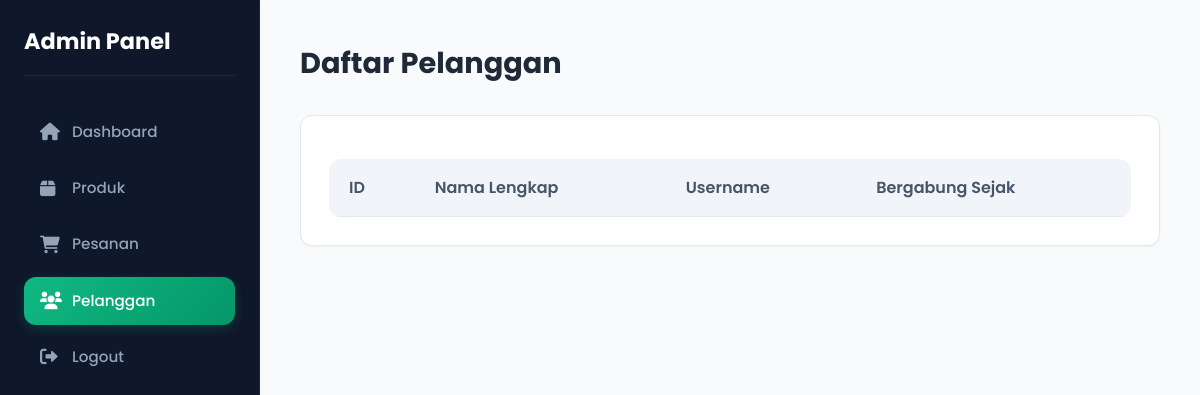
Page /admin/pelanggan.php (signed in) on the earlier database version.
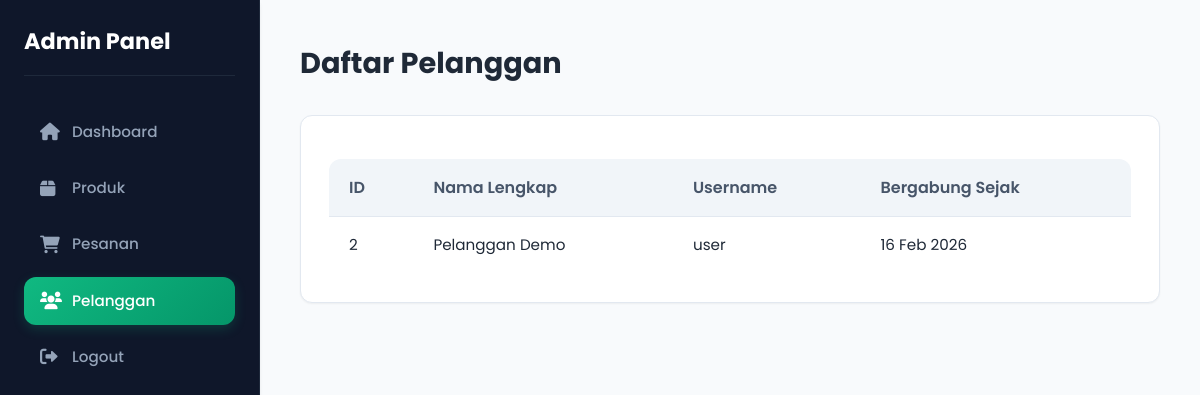
Same page on the later database version.
### tables this page shows
CREATE TABLE IF NOT EXISTS users (
    id INT AUTO_INCREMENT PRIMARY KEY,
    username VARCHAR(50) UNIQUE NOT NULL,
    password VARCHAR(255) NOT NULL,
    full_name VARCHAR(100),
    role ENUM('admin', 'user') DEFAULT 'user',
    points INT DEFAULT 0,
    is_member BOOLEAN DEFAULT 1,
    created_at TIMESTAMP DEFAULT CURRENT_TIMESTAMP
);

### admin/pelanggan.php (the view, shortened to what this page needs)
<?php
require_once '../config/database.php';
$stmt = $conn->query("SELECT * FROM users WHERE role = 'user' ORDER BY created_at DESC");
$users = $stmt->fetchAll(PDO::FETCH_ASSOC);
?>
<!DOCTYPE html>
<html lang="id">
<head>
    <link rel="stylesheet" href="../style.css">
    <link rel="stylesheet" href="https://cdnjs.cloudflare.com/ajax/libs/font-awesome/6.0.0/css/all.min.css">
</head>
<body>
<div class="admin-wrapper">
    <div class="sidebar">
        <h2>Admin Panel</h2>
        <a href="index.php"><i class="fas fa-home"></i> Dashboard</a>
        <a href="produk.php"><i class="fas fa-box"></i> Produk</a>
        <a href="pesanan.php"><i class="fas fa-shopping-cart"></i> Pesanan</a>
        <a href="pelanggan.php" class="active"><i class="fas fa-users"></i> Pelanggan</a>
        <a href="../logout.php"><i class="fas fa-sign-out-alt"></i> Logout</a>
    </div>
    <div class="content">
        <h2>Daftar Pelanggan</h2>
        <div class="admin-card">
            <table class="admin-table">
                <thead>
                    <tr>
                        <th>ID</th>
                        <th>Nama Lengkap</th>
                        <th>Username</th>
                        <th>Bergabung Sejak</th>
                    </tr>
                </thead>
                <tbody>
                    <?php foreach($users as $user): ?>
                    <tr>
                        <td><?php echo $user['id']; ?></td>
                        <td><?php echo htmlspecialchars($user['full_name']); ?></td>
                        <td><?php echo htmlspecialchars($user['username']); ?></td>
                        <td><?php echo date('d M Y', strtotime($user['created_at'])); ?></td>
                    </tr>
                    <?php endforeach; ?>
                </tbody>
            </table>
        </div>
    </div>
</div>
</body>
</html>

### style.css (style rules this page uses)
:root { --primary-color: #10b981; --primary-dark: #059669; --primary-light: #ecfdf5; --accent-color: #f59e0b; --accent-hover: #d97706; --text-color: #1f2937; --text-muted: #6b7280; --bg-light: #f8fafc; --white: #ffffff; --border-color: #e2e8f0; --wrapper-width: 1200px; --shadow-sm: 0 1px 2px 0 rgba(0, 0, 0, 0.05); --shadow-md: 0 4px 6px -1px rgba(0, 0, 0, 0.05), 0 2px 4px -1px rgba(0, 0, 0, 0.06); --shadow-lg: 0 10px 15px -3px rgba(0, 0, 0, 0.05), 0 4px 6px -2px rgba(0, 0, 0, 0.04); --shadow-premium: 0 20px 25px -5px rgba(0, 0, 0, 0.08), 0 10px 10px -5px rgba(0, 0, 0, 0.04); --radius-sm: 6px; --radius-md: 12px; --radius-lg: 20px; --transition-smooth: all 0.3s cubic-bezier(0.4, 0, 0.2, 1); }
* { margin: 0; padding: 0; box-sizing: border-box; }
html { scroll-behavior: smooth; }
body { font-family: 'Poppins', sans-serif; color: var(--text-color); background-color: var(--bg-light); line-height: 1.6; display: flex; flex-direction: column; min-height: 100vh; -webkit-font-smoothing: antialiased; }
a { text-decoration: none; color: inherit; transition: var(--transition-smooth); }
.admin-wrapper { display: flex; min-height: 100vh; background-color: var(--bg-light); }
.sidebar { width: 260px; background-color: #0f172a; color: #94a3b8; padding: 24px; display: flex; flex-direction: column; border-right: 1px solid #1e293b; box-shadow: var(--shadow-md); transition: var(--transition-smooth); }
.sidebar h2 { font-size: 1.4rem; font-weight: 700; color: var(--white); margin-bottom: 2rem; display: flex; align-items: center; gap: 8px; border-bottom: 1px solid #1e293b; padding-bottom: 15px; }
.sidebar a { color: #94a3b8; display: flex; align-items: center; gap: 12px; padding: 12px 16px; margin-bottom: 8px; border-radius: var(--radius-md); font-weight: 500; font-size: 0.95rem; transition: var(--transition-smooth); }
.sidebar a i { font-size: 1.1rem; width: 20px; }
.sidebar a.active { color: var(--white); background: linear-gradient(135deg, var(--primary-color) 0%, var(--primary-dark) 100%); box-shadow: 0 4px 12px rgba(16, 185, 129, 0.2); }
.content { flex: 1; padding: 40px; overflow-y: auto; }
.content h2 { font-size: 1.8rem; font-weight: 700; color: var(--text-color); margin-bottom: 1.8rem; }
.admin-card { background: var(--white); padding: 28px; border-radius: var(--radius-md); border: 1px solid var(--border-color); box-shadow: var(--shadow-sm); }
table.admin-table { width: 100%; border-collapse: collapse; border-radius: var(--radius-md); overflow: hidden; margin-top: 15px; }
table.admin-table th { background-color: #f1f5f9; color: #475569; font-weight: 600; padding: 16px 20px; text-align: left; border-bottom: 1px solid var(--border-color); }
table.admin-table td { padding: 16px 20px; border-bottom: 1px solid var(--border-color); color: var(--text-color); font-size: 0.95rem; }
table.admin-table tr:last-child td { border-bottom: none; }

Differences in the rows shown:
added users: id "2", full_name "Pelanggan Demo", username "user", created_at "16 Feb 2026"
